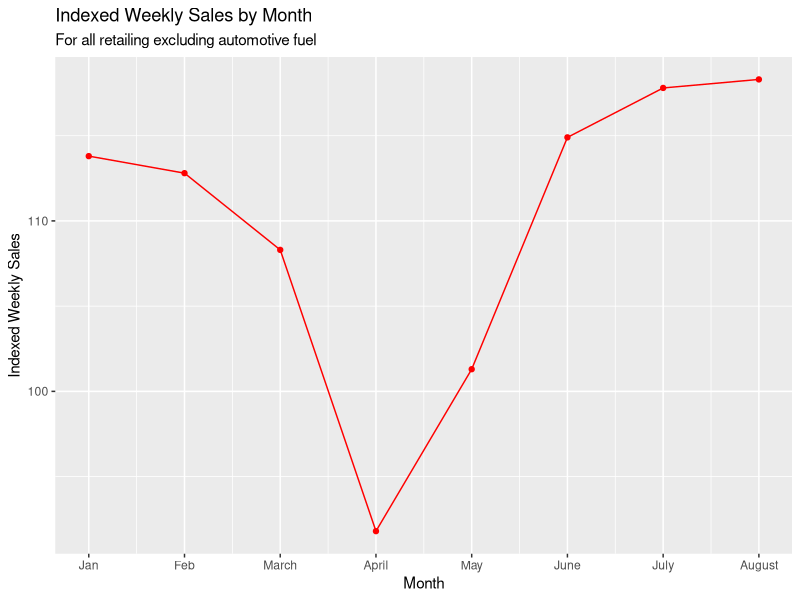
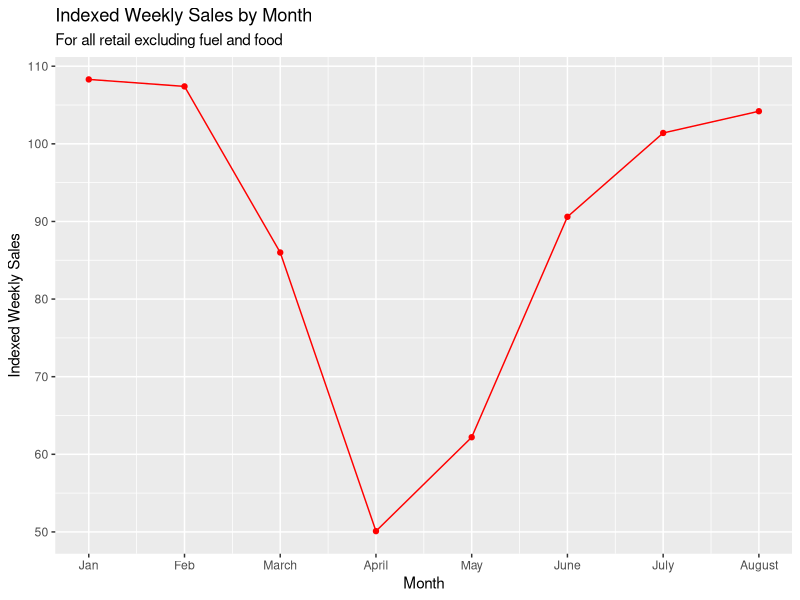
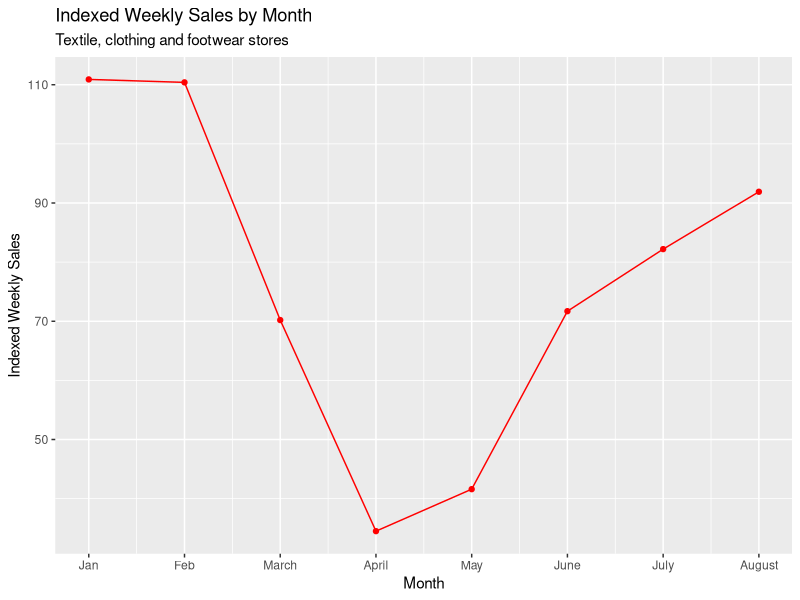
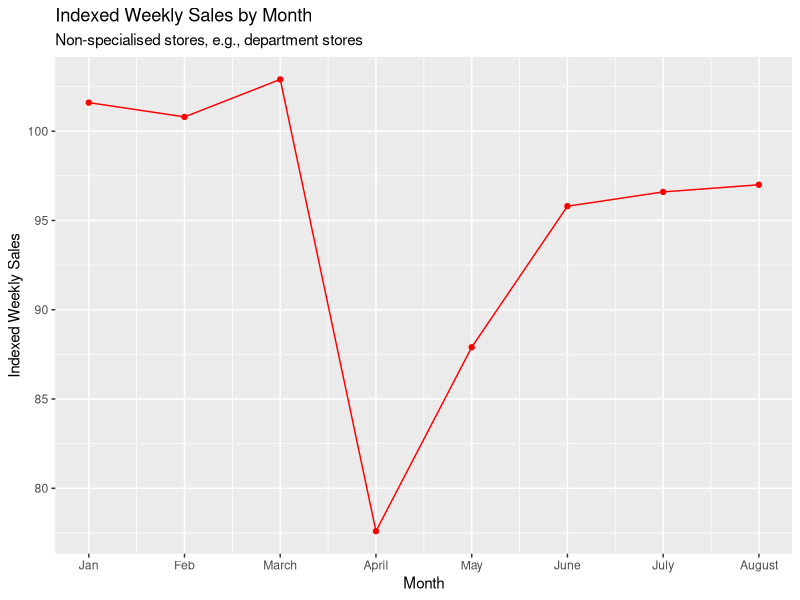
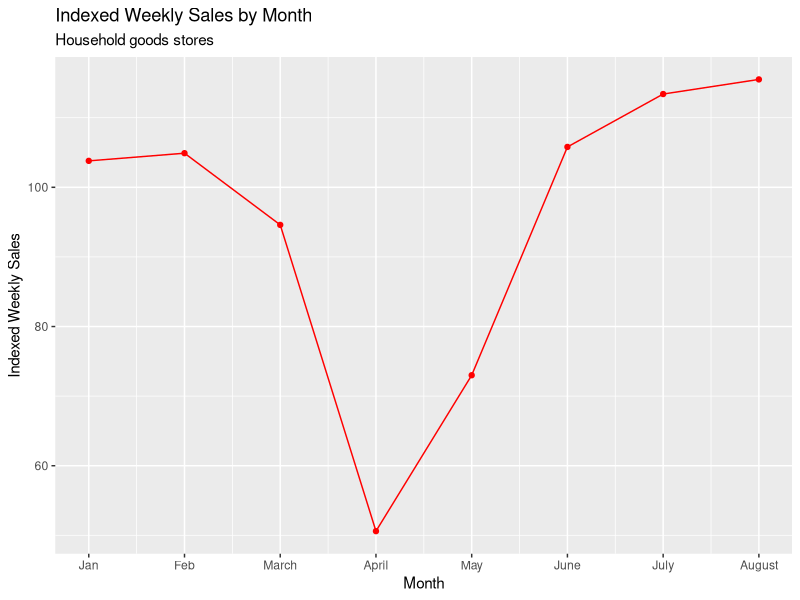
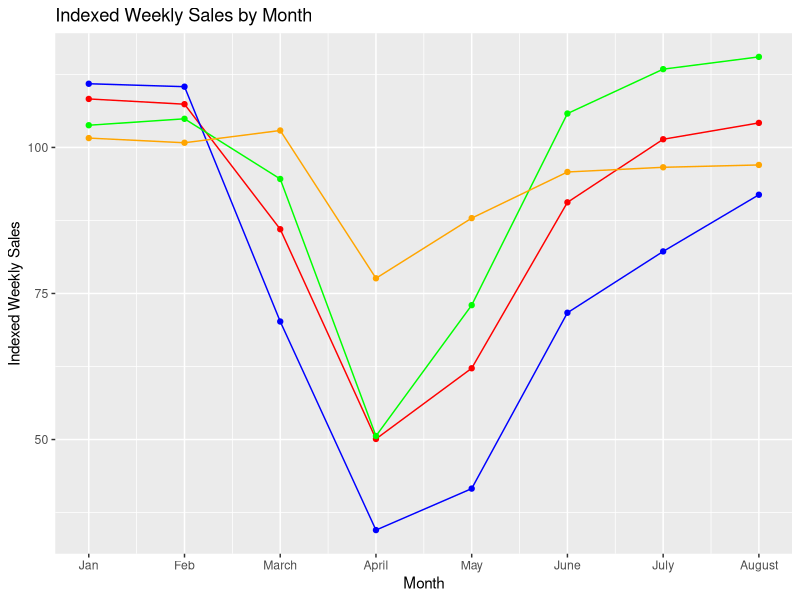

Reproduce these figures in R, in order.
## ---- chunk 1
library(readr)
library(dplyr)

retail_sales <- read.csv("retail_data.csv", fileEncoding = "UTF-8-BOM")
retail_sales
## ---- chunk 2
library(ggplot2)
all_retail_plot <- ggplot(data=retail_sales, aes(x=month, y=All.retailing.excluding.automotive.fuel)) +
  geom_point(color="red") +
  geom_line(color="red") +
  scale_x_continuous(breaks = c(1, 2, 3, 4, 5, 6, 7, 8), labels=c("Jan", "Feb", "March", "April", "May", "June", "July", "August")) +
  labs(title="Indexed Weekly Sales by Month", subtitle="For all retailing excluding automotive fuel", x="Month", y="Indexed Weekly Sales") 
all_retail_plot 

non_food_retail_plot <- ggplot(data=retail_sales, aes(x=month, y=Total.predominantly.non.food.stores)) +
  geom_point(color="red") +
  geom_line(color="red") +
  scale_x_continuous(breaks = c(1, 2, 3, 4, 5, 6, 7, 8), labels=c("Jan", "Feb", "March", "April", "May", "June", "July", "August")) +
  labs(title="Indexed Weekly Sales by Month", subtitle="For all retail excluding fuel and food", x="Month", y="Indexed Weekly Sales") 
non_food_retail_plot

textile_retail_plot <- ggplot(data=retail_sales, aes(x=month, y=Textile..clothing.and.footwear.stores)) +
  geom_point(color="red") +
  geom_line(color="red") +
  scale_x_continuous(breaks = c(1, 2, 3, 4, 5, 6, 7, 8), labels=c("Jan", "Feb", "March", "April", "May", "June", "July", "August")) +
  labs(title="Indexed Weekly Sales by Month", subtitle="Textile, clothing and footwear stores", x="Month", y="Indexed Weekly Sales") 
textile_retail_plot

non_specialised_retail_plot <- ggplot(data=retail_sales, aes(x=month, y=Non.specialised.stores)) +
  geom_point(color="red") +
  geom_line(color="red") +
  scale_x_continuous(breaks = c(1, 2, 3, 4, 5, 6, 7, 8), labels=c("Jan", "Feb", "March", "April", "May", "June", "July", "August")) +
  labs(title="Indexed Weekly Sales by Month", subtitle="Non-specialised stores, e.g., department stores", x="Month", y="Indexed Weekly Sales") 
non_specialised_retail_plot 

household_goods_retail_plot <- ggplot(data=retail_sales, aes(x=month, y=Household.goods.stores)) +
  geom_point(color="red") +
  geom_line(color="red") +
  scale_x_continuous(breaks = c(1, 2, 3, 4, 5, 6, 7, 8), labels=c("Jan", "Feb", "March", "April", "May", "June", "July", "August")) +
  labs(title="Indexed Weekly Sales by Month", subtitle="Household goods stores", x="Month", y="Indexed Weekly Sales") 
household_goods_retail_plot
## ---- chunk 3
# Melting table for easier graphing purposes
library(dplyr)
library(reshape2)
combined_retail_table <- melt(data=retail_sales, id.vars=c("month"), measure.vars=c("Total.predominantly.non.food.stores", "Textile..clothing.and.footwear.stores", "Household.goods.stores", "Non.specialised.stores"))
combined_retail_table

## ---- chunk 4
combined_retail_plot <- ggplot(data=retail_sales, aes(x=month)) +
  scale_x_continuous(breaks = c(1, 2, 3, 4, 5, 6, 7, 8), labels=c("Jan", "Feb", "March", "April", "May", "June", "July", "August")) +
  labs(title="Indexed Weekly Sales by Month", x="Month", y="Indexed Weekly Sales") +
  # Non-food
  geom_point(aes(y=Total.predominantly.non.food.stores), color="red") +
  geom_line(aes(y=Total.predominantly.non.food.stores), color="red") +
  # Textiles
  geom_point(aes(y=Textile..clothing.and.footwear.stores), color="blue") +
  geom_line(aes(y=Textile..clothing.and.footwear.stores), color="blue") +
  # Household goods
  geom_point(aes(y=Household.goods.stores), color="green") +
  geom_line(aes(y=Household.goods.stores), color="green") +
  # Non-specialised
  geom_point(aes(y=Non.specialised.stores), color="orange") +
  geom_line(aes(y=Non.specialised.stores), color="orange")
combined_retail_plot

